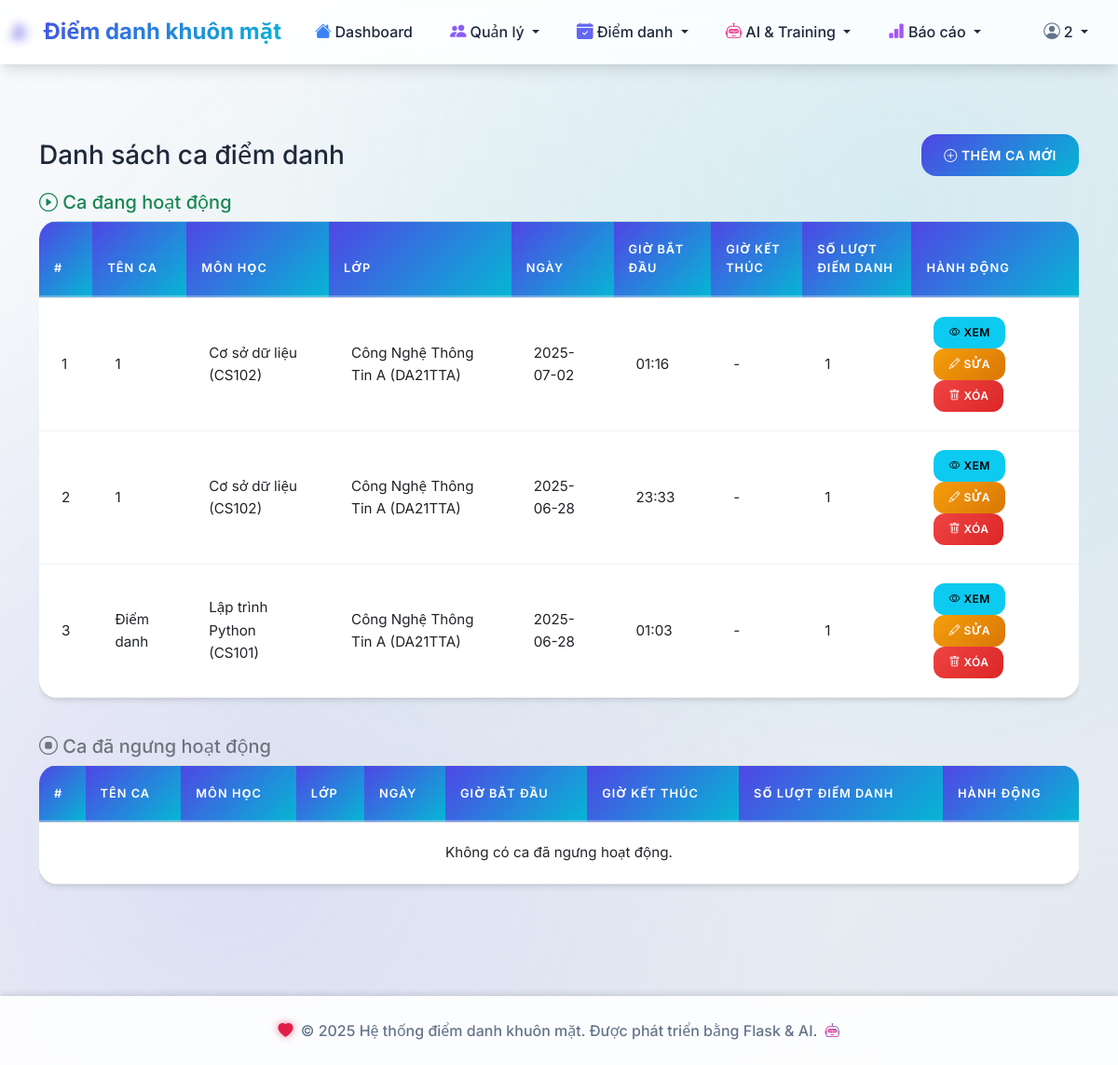
Page /attendance/sessions (signed in) on the committed database.
### tables this page shows
CREATE TABLE attendance_sessions (
            id INTEGER PRIMARY KEY AUTOINCREMENT,
            session_name TEXT NOT NULL,
            subject_id INTEGER NOT NULL,
            class_id INTEGER NOT NULL,
            session_date DATE NOT NULL,
            start_time TIME NOT NULL,
            end_time TIME,
            status TEXT DEFAULT 'active',
            created_at TIMESTAMP DEFAULT CURRENT_TIMESTAMP, port INTEGER,
            FOREIGN KEY (subject_id) REFERENCES subjects (id),
            FOREIGN KEY (class_id) REFERENCES classes (id)
        );

### routes/attendance.py (the view)
@attendance_bp.route('/sessions')
def list_sessions():
    conn = get_db_connection()
    now = datetime.now().strftime('%Y-%m-%d %H:%M')
    active_sessions = conn.execute('''
        SELECT ast.*, s.subject_name, s.subject_code, c.class_name, c.class_code,
               COUNT(ar.id) as attendance_count
        FROM attendance_sessions ast
        JOIN subjects s ON ast.subject_id = s.id
        JOIN classes c ON ast.class_id = c.id
        LEFT JOIN attendance_records ar ON ast.id = ar.session_id
        WHERE (ast.end_time IS NULL OR (ast.session_date || ' ' || ast.end_time) > ?)
        GROUP BY ast.id
        ORDER BY ast.session_date DESC, ast.start_time DESC
    ''', (now,)).fetchall()
    inactive_sessions = conn.execute('''
        SELECT ast.*, s.subject_name, s.subject_code, c.class_name, c.class_code,
               COUNT(ar.id) as attendance_count
        FROM attendance_sessions ast
        JOIN subjects s ON ast.subject_id = s.id
        JOIN classes c ON ast.class_id = c.id
        LEFT JOIN attendance_records ar ON ast.id = ar.session_id
        WHERE (ast.end_time IS NOT NULL AND (ast.session_date || ' ' || ast.end_time) <= ?)
        GROUP BY ast.id
        ORDER BY ast.session_date DESC, ast.start_time DESC
    ''', (now,)).fetchall()
    conn.close()
    return render_template('attendance/sessions.html', active_sessions=active_sessions, inactive_sessions=inactive_sessions)

### models/database.py (called while the page is built)
def get_db_connection():
    conn = sqlite3.connect(DATABASE_PATH)
    conn.row_factory = sqlite3.Row
    return conn

### templates/attendance/sessions.html
{% extends "base.html" %} {% block title %}Quản lý ca điểm danh{% endblock %} {% block content %}
<div class="container py-4">
  <div class="d-flex justify-content-between align-items-center mb-3">
    <h3 class="mb-0">Danh sách ca điểm danh</h3>
    <a href="{{ url_for('attendance.add_session') }}" class="btn btn-primary"> <i class="bi bi-plus-circle"></i> Thêm ca mới </a>
  </div>
  <h5 class="text-success mb-2"><i class="bi bi-play-circle"></i> Ca đang hoạt động</h5>
  <div class="table-responsive mb-4">
    <table class="table table-bordered table-hover align-middle bg-white">
      <thead class="table-light">
        <tr>
          <th>#</th>
          <th>Tên ca</th>
          <th>Môn học</th>
          <th>Lớp</th>
          <th>Ngày</th>
          <th>Giờ bắt đầu</th>
          <th>Giờ kết thúc</th>
          <th>Số lượt điểm danh</th>
          <th>Hành động</th>
        </tr>
      </thead>
      <tbody>
        {% for s in active_sessions %}
        <tr>
          <td>{{ loop.index }}</td>
          <td>{{ s.session_name }}</td>
          <td>{{ s.subject_name }} ({{ s.subject_code }})</td>
          <td>{{ s.class_name }} ({{ s.class_code }})</td>
          <td>{{ s.session_date }}</td>
          <td>{{ s.start_time }}</td>
          <td>{{ s.end_time or '-' }}</td>
          <td>{{ s.attendance_count }}</td>
          <td>
            <a href="{{ url_for('attendance.session_detail', session_id=s.id) }}" class="btn btn-sm btn-info"><i class="bi bi-eye"></i> Xem</a>
            <a href="{{ url_for('attendance.edit_session', session_id=s.id) }}" class="btn btn-sm btn-warning"><i class="bi bi-pencil"></i> Sửa</a>
            <form action="{{ url_for('attendance.delete_session', session_id=s.id) }}" method="post" style="display: inline-block" onsubmit="return confirm('Bạn có chắc muốn xóa ca này?');">
              <button type="submit" class="btn btn-sm btn-danger"><i class="bi bi-trash"></i> Xóa</button>
            </form>
          </td>
        </tr>
        {% else %}
        <tr>
          <td colspan="9" class="text-center">Không có ca đang hoạt động.</td>
        </tr>
        {% endfor %}
      </tbody>
    </table>
  </div>
  <h5 class="text-secondary mb-2"><i class="bi bi-stop-circle"></i> Ca đã ngưng hoạt động</h5>
  <div class="table-responsive">
    <table class="table table-bordered table-hover align-middle bg-white">
      <thead class="table-light">
        <tr>
          <th>#</th>
          <th>Tên ca</th>
          <th>Môn học</th>
          <th>Lớp</th>
          <th>Ngày</th>
          <th>Giờ bắt đầu</th>
          <th>Giờ kết thúc</th>
          <th>Số lượt điểm danh</th>
          <th>Hành động</th>
        </tr>
      </thead>
      <tbody>
        {% for s in inactive_sessions %}
        <tr>
          <td>{{ loop.index }}</td>
          <td>{{ s.session_name }}</td>
          <td>{{ s.subject_name }} ({{ s.subject_code }})</td>
          <td>{{ s.class_name }} ({{ s.class_code }})</td>
          <td>{{ s.session_date }}</td>
          <td>{{ s.start_time }}</td>
          <td>{{ s.end_time or '-' }}</td>
          <td>{{ s.attendance_count }}</td>
          <td>
            <a href="{{ url_for('attendance.session_detail', session_id=s.id) }}" class="btn btn-sm btn-info"><i class="bi bi-eye"></i> Xem</a>
            <a href="{{ url_for('attendance.edit_session', session_id=s.id) }}" class="btn btn-sm btn-warning"><i class="bi bi-pencil"></i> Sửa</a>
            <form action="{{ url_for('attendance.delete_session', session_id=s.id) }}" method="post" style="display: inline-block" onsubmit="return confirm('Bạn có chắc muốn xóa ca này?');">
              <button type="submit" class="btn btn-sm btn-danger"><i class="bi bi-trash"></i> Xóa</button>
            </form>
          </td>
        </tr>
        {% else %}
        <tr>
          <td colspan="9" class="text-center">Không có ca đã ngưng hoạt động.</td>
        </tr>
        {% endfor %}
      </tbody>
    </table>
  </div>
</div>
{% endblock %}

### static/css/style.css (style rules this page uses)
:root { --primary-color: #4f46e5; --primary-light: #818cf8; --primary-dark: #3730a3; --secondary-color: #06b6d4; --secondary-light: #67e8f9; --secondary-dark: #0891b2; --success-color: #10b981; --danger-color: #ef4444; --warning-color: #f59e0b; --info-color: #3b82f6; --light-color: #f8fafc; --dark-color: #1e293b; --surface-color: #ffffff; --border-color: #e2e8f0; --text-primary: #1e293b; --text-secondary: #64748b; --gradient-primary: linear-gradient(135deg, #4f46e5 0%, #06b6d4 100%); --gradient-success: linear-gradient(135deg, #10b981 0%, #059669 100%); --gradient-danger: linear-gradient(135deg, #ef4444 0%, #dc2626 100%); --gradient-warning: linear-gradient(135deg, #f59e0b 0%, #d97706 100%); --shadow-sm: 0 1px 3px 0 rgba(0, 0, 0, 0.1), 0 1px 2px 0 rgba(0, 0, 0, 0.06); --shadow-md: 0 4px 6px -1px rgba(0, 0, 0, 0.1), 0 2px 4px -1px rgba(0, 0, 0, 0.06); --shadow-lg: 0 10px 15px -3px rgba(0, 0, 0, 0.1), 0 4px 6px -2px rgba(0, 0, 0, 0.05); --shadow-xl: 0 20px 25px -5px rgba(0, 0, 0, 0.1), 0 10px 10px -5px rgba(0, 0, 0, 0.04); }
* { box-sizing: border-box; }
body { font-family: "Inter", "Segoe UI", -apple-system, BlinkMacSystemFont, "Roboto", "Oxygen", "Ubuntu", "Cantarell", sans-serif; background: linear-gradient(135deg, #f8fafc 0%, #e2e8f0 100%); color: var(--text-primary); line-height: 1.6; overflow-x: hidden; }
body::before { content: ""; position: fixed; top: 0; left: 0; width: 100%; height: 100%; background: radial-gradient(circle at 20% 80%, rgba(79, 70, 229, 0.1) 0%, transparent 50%), radial-gradient(circle at 80% 20%, rgba(6, 182, 212, 0.1) 0%, transparent 50%), radial-gradient(circle at 40% 40%, rgba(16, 185, 129, 0.05) 0%, transparent 50%); pointer-events: none; z-index: -1; }
.btn { border-radius: 16px; font-weight: 600; padding: 0.75rem 1.5rem; border: none; transition: all 0.3s cubic-bezier(0.4, 0, 0.2, 1); position: relative; overflow: hidden; text-transform: uppercase; letter-spacing: 0.5px; font-size: 0.875rem; }
.btn::before { content: ""; position: absolute; top: 0; left: -100%; width: 100%; height: 100%; background: rgba(255, 255, 255, 0.2); transition: left 0.3s ease; }
.btn-primary { background: var(--gradient-primary); color: white; }
.btn-danger { background: var(--gradient-danger); color: white; }
.btn-warning { background: var(--gradient-warning); color: white; }
.btn-sm { padding: 0.5rem 1rem; font-size: 0.75rem; border-radius: 12px; }
.table { border-radius: 20px; overflow: hidden; background: rgba(255, 255, 255, 0.9); backdrop-filter: blur(20px); box-shadow: var(--shadow-md); line-height: 1.6; }
.table thead th { background: var(--gradient-primary); color: white; border: none; font-weight: 600; text-transform: uppercase; font-size: 0.8rem; letter-spacing: 1px; padding: 1.25rem 1rem; position: relative; }
.table thead th::after { content: ""; position: absolute; bottom: 0; left: 0; width: 100%; height: 2px; background: rgba(255, 255, 255, 0.3); }
.table tbody tr { transition: all 0.3s cubic-bezier(0.4, 0, 0.2, 1); border-bottom: 1px solid rgba(226, 232, 240, 0.5); }
.table tbody td { padding: 1rem; border: none; vertical-align: middle; padding: 1.25rem 1.5rem; font-size: 0.95rem; vertical-align: middle; border-bottom: 1px solid #f1f3f4; }
.table th { border-bottom: 2px solid rgba(79, 70, 229, 0.1); font-weight: 600; color: var(--text-primary); }

### rows in the picture
attendance_sessions: session_name "1", subject_name "Cơ sở dữ liệu", subject_code "CS102", class_name "Công Nghệ Thông Tin A", class_code "DA21TTA", session_date "2025-07-02", start_time "01:16", end_time "-", attendance_count "1"
attendance_sessions: session_name "1", subject_name "Cơ sở dữ liệu", subject_code "CS102", class_name "Công Nghệ Thông Tin A", class_code "DA21TTA", session_date "2025-06-28", start_time "23:33", end_time "-", attendance_count "1"
attendance_sessions: session_name "Điểm danh", subject_name "Lập trình Python", subject_code "CS101", class_name "Công Nghệ Thông Tin A", class_code "DA21TTA", session_date "2025-06-28", start_time "01:03", end_time "-", attendance_count "1"

### other values in the picture
{{ session.username or 'Admin' }} "2"
